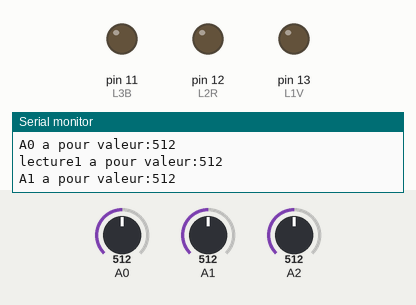
Recording of a sketch running on a simulated Arduino Uno, built with avr-gcc and run on an emulated ATmega328P. Parts: output pins drawn as LEDs (lit = HIGH), the last lines printed to the serial monitor. Inputs (shaded band) come from the test bench; at power-on: A0 = 512, A1 = 512, A2 = 512.

Above: at 1.2 s.
1.3 s: A0 set to 158
2.8 s: A0 set to 134
At 3.4 s:
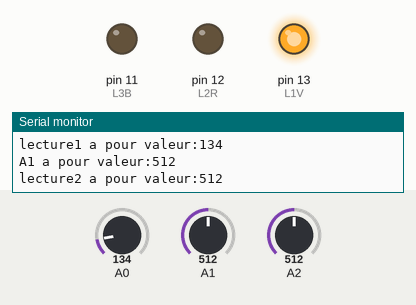
4.5 s: A1 set to 159
7.5 s: A1 set to 136
At 8.4 s:
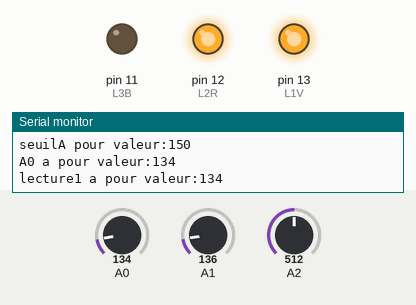
9.2 s: A2 set to 160
12.2 s: A2 set to 135
At 13.3 s:
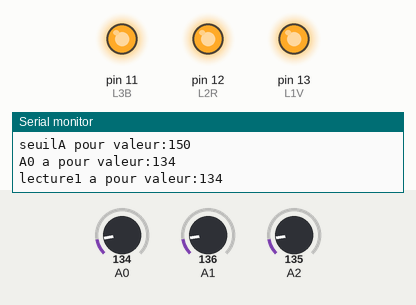
Timing chart, 0 to 14.9 s (numbered marks = the images above; inputs shaded):
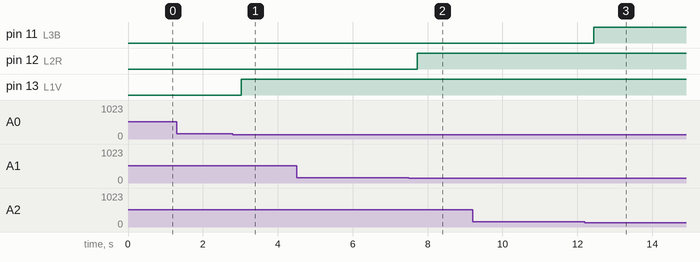

Measured:
- the behaviour switches between 150 and 149 on A0 (found by bisection; images 0 and 1)
- the behaviour switches between 150 and 149 on A1 (found by bisection; images 1 and 2)
- the behaviour switches between 150 and 149 on A2 (found by bisection; images 2 and 3)
- after the input at 2.8 s, pin 13 (L1V): LOW → HIGH after 0.22 s
- after the input at 7.5 s, pin 12 (L2R): LOW → HIGH after 0.23 s
- after the input at 12.2 s, pin 11 (L3B): LOW → HIGH after 0.23 s

The sketch:

joystick3led.ino
```cpp
const int L1V=13; //broche 13 se nomme L1V pour led verte
const int L2R=12;//broche 12 se nomme L2R pour led rouge
const int L3B=11; //broche 11 se nomme L3B pour led blanche


const int valeurA0 = A0;  //sortie VRX haut bas du joystick sur A0
const int valeurA1= A1 ; // sortie VRY gauche droite du joystick sur A1
const int valeurA2 = A2; //sortie SW poussoir du joystick sur A2
int lecture1 ;
int lecture2 ;
int lecture3;
int seuilA = 150 ;
int seuilB =800 ;

void setup() {
  // put your setup code here, to run once:
Serial.begin (9600);
Serial.println("hello  world");
pinMode (L1V, OUTPUT); //13 est une broche de sortie
pinMode (L2R, OUTPUT); //12 est une broche de sortie
pinMode (L3B, OUTPUT); //11 est une broche de sortie

}

void loop() {
  // put your main code here, to run repeatedly:
lecture1 = analogRead(A0);
lecture2 = analogRead(A1);
lecture3 = analogRead(A2);

Serial.print("seuilA pour valeur:");
Serial.println(seuilA);

Serial.print("A0 a pour valeur:");
Serial.println(analogRead(A0));

Serial.print("lecture1 a pour valeur:");
Serial.println(lecture1);

Serial.print("A1 a pour valeur:");
Serial.println(analogRead(A1));

Serial.print("lecture2 a pour valeur:");
Serial.println(lecture2);

Serial.print("A2 a pour valeur:");
Serial.println(analogRead(A2));

Serial.print("lecture3 a pour valeur:");
Serial.println(lecture3);

 if (lecture1< seuilA || lecture1 > seuilB) //pour allumer la led verte quand le joystick est en bas valeur haute, ou en  haut, valeur basse
{
    digitalWrite(L1V, HIGH);
}
else
 {
    digitalWrite(L1V, LOW);
 }

if(lecture2 < seuilA || lecture2 > seuilB)//pour allumer la led rouge quand le joystick est à gauche valeur haute, ou à droite, valeur basse

{
   digitalWrite(L2R, HIGH);
}
else
  {
    digitalWrite(L2R, LOW);
  }
  if(lecture3 < seuilA) //pour allumer la led blanche quend on appuie sur le joystick
{
    digitalWrite(L3B, HIGH);
}
else
 {
    digitalWrite(L3B, LOW);
 }


}
```
